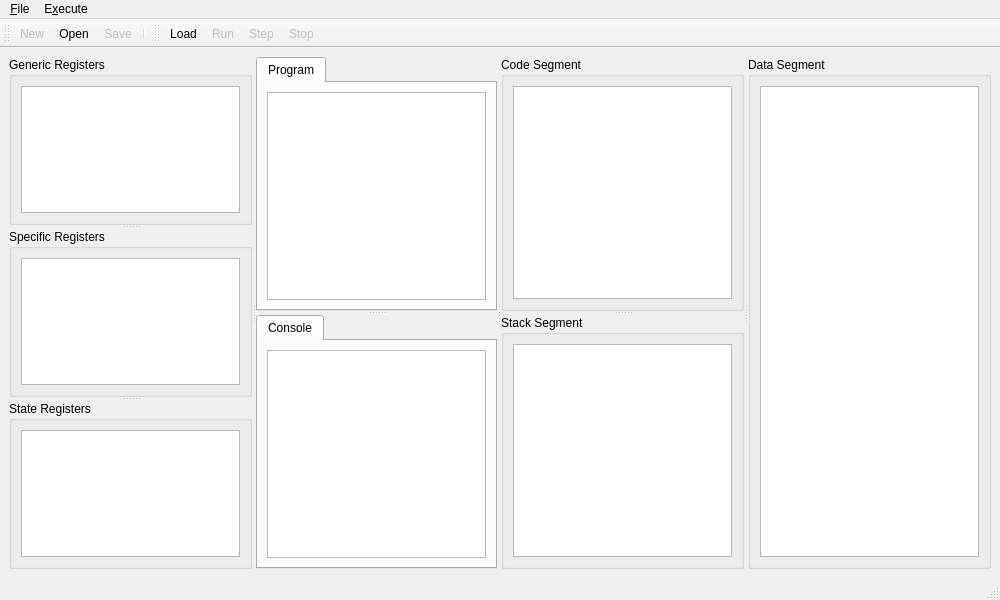
<?xml version="1.0" encoding="UTF-8"?>
<ui version="4.0">
 <class>MainWindow</class>
 <widget class="QMainWindow" name="MainWindow">
  <property name="enabled">
   <bool>true</bool>
  </property>
  <property name="geometry">
   <rect>
    <x>0</x>
    <y>0</y>
    <width>1000</width>
    <height>600</height>
   </rect>
  </property>
  <property name="windowTitle">
   <string>8086 Simulator</string>
  </property>
  <property name="windowIcon">
   <iconset theme="cpu">
    <normaloff>.</normaloff>.</iconset>
  </property>
  <widget class="QWidget" name="mainwidget">
   <layout class="QGridLayout" name="gridLayout_8">
    <item row="0" column="0">
     <widget class="QSplitter" name="mainsplitter">
      <property name="orientation">
       <enum>Qt::Horizontal</enum>
      </property>
      <widget class="QWidget" name="leftwidget" native="true">
       <layout class="QGridLayout" name="gridLayout_11">
        <item row="0" column="0">
         <widget class="QSplitter" name="leftsplitter">
          <property name="orientation">
           <enum>Qt::Vertical</enum>
          </property>
          <property name="childrenCollapsible">
           <bool>false</bool>
          </property>
          <widget class="QGroupBox" name="grpGenRegs">
           <property name="title">
            <string>Generic Registers</string>
           </property>
           <layout class="QVBoxLayout" name="verticalLayout">
            <item>
             <widget class="QTreeView" name="treeGenericRegs"/>
            </item>
           </layout>
          </widget>
          <widget class="QGroupBox" name="grpSpecRegs">
           <property name="title">
            <string>Specific Registers</string>
           </property>
           <layout class="QVBoxLayout" name="verticalLayout_2">
            <item>
             <widget class="QTreeView" name="treeSpecificRegs"/>
            </item>
           </layout>
          </widget>
          <widget class="QGroupBox" name="grpStateRegs">
           <property name="title">
            <string>State Registers</string>
           </property>
           <layout class="QVBoxLayout" name="verticalLayout_3">
            <item>
             <widget class="QTreeView" name="treeStateRegs"/>
            </item>
           </layout>
          </widget>
         </widget>
        </item>
       </layout>
      </widget>
      <widget class="QWidget" name="midwidget" native="true">
       <property name="enabled">
        <bool>true</bool>
       </property>
       <layout class="QGridLayout" name="gridLayout_10">
        <item row="0" column="0">
         <widget class="QSplitter" name="middlesplitter">
          <property name="orientation">
           <enum>Qt::Vertical</enum>
          </property>
          <property name="childrenCollapsible">
           <bool>false</bool>
          </property>
          <widget class="QTabWidget" name="mainTabWidget">
           <property name="currentIndex">
            <number>0</number>
           </property>
           <widget class="QWidget" name="tabPrg">
            <attribute name="icon">
             <iconset theme="document-edit">
              <normaloff>.</normaloff>.</iconset>
            </attribute>
            <attribute name="title">
             <string>Program</string>
            </attribute>
            <attribute name="toolTip">
             <string>Assembly code</string>
            </attribute>
            <layout class="QGridLayout" name="gridLayout_5">
             <item row="0" column="0">
              <widget class="CodeEditor" name="asmEdit">
               <property name="font">
                <font>
                 <family>.SF NS Text</family>
                 <pointsize>10</pointsize>
                </font>
               </property>
              </widget>
             </item>
            </layout>
           </widget>
          </widget>
          <widget class="QTabWidget" name="bottomTabWidget">
           <property name="enabled">
            <bool>true</bool>
           </property>
           <widget class="QWidget" name="tabConsole">
            <attribute name="title">
             <string>Console</string>
            </attribute>
            <layout class="QGridLayout" name="gridLayout">
             <item row="0" column="0">
              <widget class="QPlainTextEdit" name="txtConsole">
               <property name="font">
                <font>
                 <family>.SF NS Text</family>
                 <pointsize>10</pointsize>
                </font>
               </property>
               <property name="lineWrapMode">
                <enum>QPlainTextEdit::NoWrap</enum>
               </property>
               <property name="textInteractionFlags">
                <set>Qt::TextSelectableByKeyboard|Qt::TextSelectableByMouse</set>
               </property>
              </widget>
             </item>
            </layout>
           </widget>
          </widget>
         </widget>
        </item>
       </layout>
      </widget>
      <widget class="QWidget" name="rightWidget" native="true">
       <layout class="QGridLayout" name="gridLayout_3">
        <item row="0" column="0">
         <widget class="QSplitter" name="rightsplitter1">
          <property name="orientation">
           <enum>Qt::Vertical</enum>
          </property>
          <widget class="QGroupBox" name="grpMemory">
           <property name="title">
            <string>Code Segment</string>
           </property>
           <layout class="QVBoxLayout" name="verticalLayout_4">
            <item>
             <widget class="QTreeView" name="treeMemory">
              <property name="alternatingRowColors">
               <bool>true</bool>
              </property>
              <property name="rootIsDecorated">
               <bool>false</bool>
              </property>
             </widget>
            </item>
           </layout>
          </widget>
          <widget class="QGroupBox" name="grpMemory2">
           <property name="title">
            <string>Stack Segment</string>
           </property>
           <layout class="QVBoxLayout" name="verticalLayout_6">
            <item>
             <widget class="QTreeView" name="treeMemory2">
              <property name="alternatingRowColors">
               <bool>true</bool>
              </property>
              <property name="rootIsDecorated">
               <bool>false</bool>
              </property>
             </widget>
            </item>
           </layout>
          </widget>
         </widget>
        </item>
       </layout>
      </widget>
      <widget class="QWidget" name="rightWidget2" native="true">
       <layout class="QGridLayout" name="gridLayout_4">
        <item row="0" column="0">
         <widget class="QGroupBox" name="grpMemory3">
          <property name="title">
           <string>Data Segment</string>
          </property>
          <layout class="QVBoxLayout" name="verticalLayout_11">
           <item>
            <widget class="QTreeView" name="treeMemory3">
             <property name="alternatingRowColors">
              <bool>true</bool>
             </property>
             <property name="rootIsDecorated">
              <bool>false</bool>
             </property>
            </widget>
           </item>
          </layout>
         </widget>
        </item>
       </layout>
      </widget>
     </widget>
    </item>
   </layout>
  </widget>
  <widget class="QMenuBar" name="menubar">
   <property name="geometry">
    <rect>
     <x>0</x>
     <y>0</y>
     <width>1000</width>
     <height>22</height>
    </rect>
   </property>
   <widget class="QMenu" name="menuFile">
    <property name="title">
     <string>&amp;File</string>
    </property>
    <addaction name="actionNew"/>
    <addaction name="actionOpen"/>
    <addaction name="actionSave"/>
    <addaction name="separator"/>
    <addaction name="actionQuit"/>
   </widget>
   <widget class="QMenu" name="menuExecute">
    <property name="title">
     <string>E&amp;xecute</string>
    </property>
    <addaction name="actionLoad"/>
    <addaction name="separator"/>
    <addaction name="actionRun"/>
    <addaction name="actionStep"/>
    <addaction name="actionMicrostep "/>
    <addaction name="actionStop"/>
   </widget>
   <addaction name="menuFile"/>
   <addaction name="menuExecute"/>
  </widget>
  <widget class="QStatusBar" name="statusbar"/>
  <widget class="QToolBar" name="toolbarDefault">
   <property name="windowTitle">
    <string>Default bar</string>
   </property>
   <attribute name="toolBarArea">
    <enum>TopToolBarArea</enum>
   </attribute>
   <attribute name="toolBarBreak">
    <bool>false</bool>
   </attribute>
   <addaction name="actionNew"/>
   <addaction name="actionOpen"/>
   <addaction name="actionSave"/>
   <addaction name="separator"/>
  </widget>
  <widget class="QToolBar" name="toolbarRun">
   <property name="windowTitle">
    <string>Execute bar</string>
   </property>
   <property name="toolButtonStyle">
    <enum>Qt::ToolButtonTextBesideIcon</enum>
   </property>
   <attribute name="toolBarArea">
    <enum>TopToolBarArea</enum>
   </attribute>
   <attribute name="toolBarBreak">
    <bool>false</bool>
   </attribute>
   <addaction name="actionLoad"/>
   <addaction name="actionRun"/>
   <addaction name="actionStep"/>
   <addaction name="actionMicrostep "/>
   <addaction name="actionStop"/>
  </widget>
  <action name="actionNew">
   <property name="enabled">
    <bool>false</bool>
   </property>
   <property name="icon">
    <iconset theme="document-new">
     <normaloff>.</normaloff>.</iconset>
   </property>
   <property name="text">
    <string>&amp;New</string>
   </property>
   <property name="toolTip">
    <string>Create a new program</string>
   </property>
   <property name="statusTip">
    <string>Start a new program</string>
   </property>
   <property name="shortcut">
    <string>Ctrl+N</string>
   </property>
  </action>
  <action name="actionOpen">
   <property name="icon">
    <iconset theme="document-open">
     <normaloff>.</normaloff>.</iconset>
   </property>
   <property name="text">
    <string>&amp;Open</string>
   </property>
   <property name="toolTip">
    <string>Open a saved program</string>
   </property>
   <property name="statusTip">
    <string>Choose a new program to view</string>
   </property>
   <property name="shortcut">
    <string>Ctrl+O</string>
   </property>
  </action>
  <action name="actionSave">
   <property name="enabled">
    <bool>false</bool>
   </property>
   <property name="icon">
    <iconset theme="document-save">
     <normaloff>.</normaloff>.</iconset>
   </property>
   <property name="text">
    <string>&amp;Save</string>
   </property>
   <property name="toolTip">
    <string>Save current program</string>
   </property>
   <property name="statusTip">
    <string>Save current program on disk</string>
   </property>
   <property name="shortcut">
    <string>Ctrl+S</string>
   </property>
  </action>
  <action name="actionQuit">
   <property name="icon">
    <iconset theme="application-exit">
     <normaloff>.</normaloff>.</iconset>
   </property>
   <property name="text">
    <string>&amp;Quit</string>
   </property>
   <property name="statusTip">
    <string>Exit from Austro Simulator</string>
   </property>
   <property name="shortcut">
    <string>Ctrl+Q</string>
   </property>
  </action>
  <action name="actionLoad">
   <property name="icon">
    <iconset theme="media-flash">
     <normaloff>.</normaloff>.</iconset>
   </property>
   <property name="text">
    <string>&amp;Load</string>
   </property>
   <property name="toolTip">
    <string>Load program on memory</string>
   </property>
   <property name="statusTip">
    <string>Load current program on simulator's memory</string>
   </property>
   <property name="shortcut">
    <string>Ctrl+L</string>
   </property>
  </action>
  <action name="actionRun">
   <property name="enabled">
    <bool>false</bool>
   </property>
   <property name="icon">
    <iconset theme="system-run">
     <normaloff>.</normaloff>.</iconset>
   </property>
   <property name="text">
    <string>&amp;Run</string>
   </property>
   <property name="toolTip">
    <string>Run all instructions until the end</string>
   </property>
   <property name="statusTip">
    <string>Run whole program</string>
   </property>
   <property name="shortcut">
    <string>F5</string>
   </property>
  </action>
  <action name="actionStep">
   <property name="enabled">
    <bool>false</bool>
   </property>
   <property name="icon">
    <iconset theme="debug-step-over">
     <normaloff>.</normaloff>.</iconset>
   </property>
   <property name="text">
    <string>&amp;Step</string>
   </property>
   <property name="toolTip">
    <string>Step over current instruction</string>
   </property>
   <property name="statusTip">
    <string>Instruction by instruction execution</string>
   </property>
   <property name="shortcut">
    <string>F8</string>
   </property>
  </action>
  <action name="actionMicrostep ">
   <property name="enabled">
    <bool>false</bool>
   </property>
   <property name="icon">
    <iconset theme="debug-step-into">
     <normaloff>.</normaloff>.</iconset>
   </property>
   <property name="text">
    <string>&amp;Micro-step</string>
   </property>
   <property name="toolTip">
    <string>See steps until the end of instruction</string>
   </property>
   <property name="statusTip">
    <string>Show small steps to execute each instruction</string>
   </property>
   <property name="shortcut">
    <string>F9</string>
   </property>
   <property name="visible">
    <bool>false</bool>
   </property>
  </action>
  <action name="actionStop">
   <property name="enabled">
    <bool>false</bool>
   </property>
   <property name="icon">
    <iconset theme="process-stop">
     <normaloff>.</normaloff>.</iconset>
   </property>
   <property name="text">
    <string>St&amp;op</string>
   </property>
   <property name="toolTip">
    <string>Stop the computer execution</string>
   </property>
   <property name="statusTip">
    <string>Stop program execution</string>
   </property>
   <property name="shortcut">
    <string>F10, F10</string>
   </property>
  </action>
  <action name="actionAbout">
   <property name="icon">
    <iconset theme="help-about">
     <normaloff>.</normaloff>.</iconset>
   </property>
   <property name="text">
    <string>&amp;About</string>
   </property>
   <property name="statusTip">
    <string>About Austro Simulator</string>
   </property>
  </action>
  <action name="actionAboutQt">
   <property name="text">
    <string>About &amp;Qt</string>
   </property>
   <property name="statusTip">
    <string>About Qt</string>
   </property>
  </action>
 </widget>
 <customwidgets>
  <customwidget>
   <class>CodeEditor</class>
   <extends>QPlainTextEdit</extends>
   <header>ui/codeeditor.h</header>
  </customwidget>
 </customwidgets>
 <tabstops>
  <tabstop>asmEdit</tabstop>
  <tabstop>treeGenericRegs</tabstop>
  <tabstop>treeSpecificRegs</tabstop>
  <tabstop>treeStateRegs</tabstop>
  <tabstop>treeMemory</tabstop>
  <tabstop>txtConsole</tabstop>
  <tabstop>mainTabWidget</tabstop>
  <tabstop>bottomTabWidget</tabstop>
 </tabstops>
 <resources/>
 <connections>
  <connection>
   <sender>actionQuit</sender>
   <signal>triggered()</signal>
   <receiver>MainWindow</receiver>
   <slot>close()</slot>
   <hints>
    <hint type="sourcelabel">
     <x>-1</x>
     <y>-1</y>
    </hint>
    <hint type="destinationlabel">
     <x>399</x>
     <y>299</y>
    </hint>
   </hints>
  </connection>
 </connections>
</ui>
